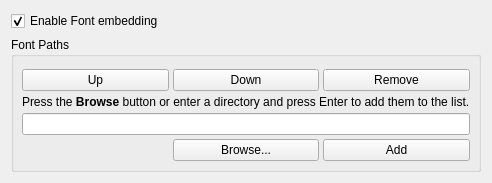
      <widget class="QWidget" name="tab3" >
       <attribute name="title" >
        <string>Printer</string>
       </attribute>
       <layout class="QVBoxLayout" >
        <item>
         <widget class="QCheckBox" name="fontembeddingcheckbox" >
          <property name="text" >
           <string>Enable Font embedding</string>
          </property>
          <property name="checked" >
           <bool>true</bool>
          </property>
         </widget>
        </item>
        <item>
         <widget class="QGroupBox" name="GroupBox10" >
          <property name="sizePolicy" >
           <sizepolicy vsizetype="Expanding" hsizetype="Preferred" >
            <horstretch>0</horstretch>
            <verstretch>0</verstretch>
           </sizepolicy>
          </property>
          <property name="title" >
           <string>Font Paths</string>
          </property>
          <layout class="QVBoxLayout" >
           <property name="spacing" >
            <number>4</number>
           </property>
           <property name="margin" >
            <number>8</number>
           </property>
           <item>
            <layout class="QGridLayout" >
             <property name="margin" >
              <number>0</number>
             </property>
             <property name="spacing" >
              <number>4</number>
             </property>
             <item row="1" column="0" >
              <widget class="QPushButton" name="PushButton11" >
               <property name="text" >
                <string>Up</string>
               </property>
              </widget>
             </item>
             <item row="1" column="2" >
              <widget class="QPushButton" name="PushButton13" >
               <property name="text" >
                <string>Remove</string>
               </property>
              </widget>
             </item>
             <item row="1" column="1" >
              <widget class="QPushButton" name="PushButton12" >
               <property name="text" >
                <string>Down</string>
               </property>
              </widget>
             </item>
             <item row="0" column="0" colspan="3" >
              <widget class="Q3ListBox" name="fontpathlistbox" />
             </item>
            </layout>
           </item>
           <item>
            <layout class="QGridLayout" >
             <property name="margin" >
              <number>0</number>
             </property>
             <property name="spacing" >
              <number>4</number>
             </property>
             <item row="2" column="0" >
              <spacer>
               <property name="orientation" >
                <enum>Qt::Horizontal</enum>
               </property>
               <property name="sizeType" >
                <enum>QSizePolicy::Minimum</enum>
               </property>
               <property name="sizeHint" stdset="0" >
                <size>
                 <width>20</width>
                 <height>20</height>
                </size>
               </property>
              </spacer>
             </item>
             <item row="2" column="2" >
              <widget class="QPushButton" name="PushButton15" >
               <property name="text" >
                <string>Add</string>
               </property>
              </widget>
             </item>
             <item row="2" column="1" >
              <widget class="QPushButton" name="PushButton14" >
               <property name="text" >
                <string>Browse...</string>
               </property>
              </widget>
             </item>
             <item row="0" column="0" colspan="3" >
              <widget class="QLabel" name="TextLabel15_2" >
               <property name="text" >
                <string>Press the &lt;b>Browse&lt;/b> button or enter a directory and press Enter to add them to the list.</string>
               </property>
              </widget>
             </item>
             <item row="1" column="0" colspan="3" >
              <widget class="QLineEdit" name="fontpathlineedit" />
             </item>
            </layout>
           </item>
          </layout>
         </widget>
        </item>
       </layout>
      </widget>
